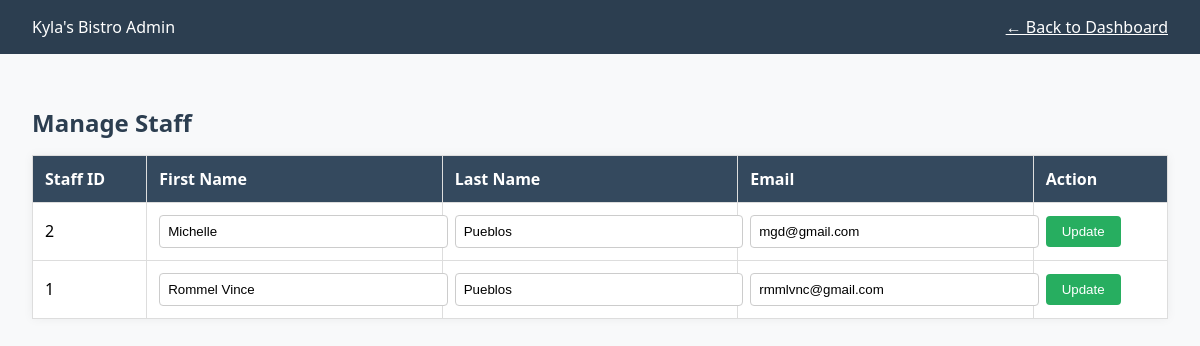
The app's page /manage_staff.php (signed in) with its own data.
### tables this page shows
CREATE TABLE `staff` (
  `staff_id` int(11) NOT NULL,
  `first_name` varchar(50) NOT NULL,
  `middle_name` varchar(50) NOT NULL,
  `last_name` varchar(50) NOT NULL,
  `username` varchar(50) DEFAULT NULL,
  `email` varchar(100) DEFAULT NULL,
  `contact_number` varchar(50) DEFAULT NULL,
  `address` text DEFAULT NULL,
  `password` varchar(255) NOT NULL
);

### manage_staff.php (the view, shortened to what this page needs)
<?php
include 'database.php';
$staff_result = $conn->query("SELECT * FROM staff ORDER BY first_name ASC");
$staff_list = [];
if ($staff_result) {
  while ($row = $staff_result->fetch_assoc()) {
    $staff_list[] = $row;
  }
}
?>
<!DOCTYPE html>
<html lang="en">
<head>
</head>
<body>
  <header>
    <div>Kyla's Bistro Admin</div>
    <div><a href="admin_dashboard.php" style="color:white;">← Back to Dashboard</a></div>
  </header>
  <div class="container">
    <h2>Manage Staff</h2>
    <?php if (count($staff_list) === 0): ?>
      <p>No staff records found.</p>
    <?php else: ?>
      <form method="POST">
        <table>
          <thead>
            <tr>
              <th>Staff ID</th>
              <th>First Name</th>
              <th>Last Name</th>
              <th>Email</th>
              <th>Action</th>
            </tr>
          </thead>
          <tbody>
            <?php foreach ($staff_list as $staff): ?>
              <tr>
                <td><?= $staff['staff_id'] ?></td>
                <td><input type="text" name="first_name" value="<?= htmlspecialchars($staff['first_name']) ?>" required></td>
                <td><input type="text" name="last_name" value="<?= htmlspecialchars($staff['last_name']) ?>" required></td>
                <td><input type="email" name="email" value="<?= htmlspecialchars($staff['email']) ?>" required></td>
                <td>
                  <button type="submit" name="update_staff" class="update-btn">Update</button>
                </td>
              </tr>
            <?php endforeach; ?>
          </tbody>
        </table>
      </form>
    <?php endif; ?>
  </div>
</body>
</html>

### manage_staff.php (style rules this page uses)
body { font-family: 'Segoe UI', sans-serif; background: #f8f9fa; margin: 0; padding: 0; }
header { background: #2c3e50; color: white; padding: 1rem 2rem; display: flex; justify-content: space-between; align-items: center; }
.container { padding: 2rem; }
h2 { color: #2c3e50; margin-bottom: 1rem; }
table { width: 100%; border-collapse: collapse; background: white; box-shadow: 0 0 10px rgba(0,0,0,0.05); }
th, td { padding: 0.75rem; border: 1px solid #ddd; text-align: left; }
th { background: #34495e; color: white; }
input[type="text"], input[type="email"] { width: 100%; padding: 0.5rem; border: 1px solid #ccc; border-radius: 4px; }
.update-btn { background: #27ae60; color: white; border: none; padding: 0.5rem 1rem; border-radius: 4px; cursor: pointer; }

### records on screen
staff: staff_id "2", first_name "Michelle", last_name "Pueblos", email "mgd@gmail.com"
staff: staff_id "1", first_name "Rommel Vince", last_name "Pueblos", email "rmmlvnc@gmail.com"
